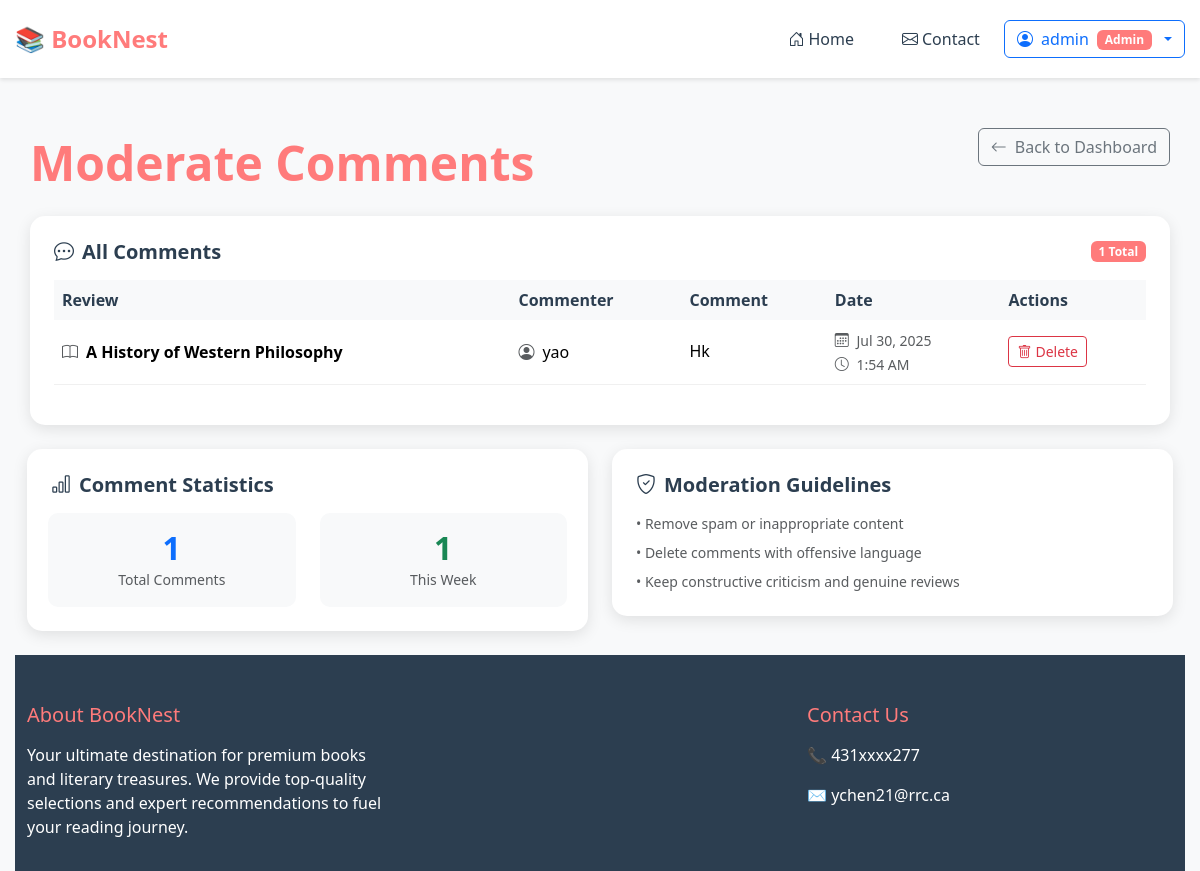
Page /comment_moderate.php (signed in) on the committed database.
### tables this page shows
CREATE TABLE `comments` (
  `id` int(11) NOT NULL,
  `review_id` int(11) DEFAULT NULL,
  `commenter_name` varchar(100) DEFAULT NULL,
  `comment` text NOT NULL,
  `created_at` timestamp NOT NULL DEFAULT current_timestamp()
);

CREATE TABLE `reviews` (
  `id` int(11) NOT NULL,
  `title` varchar(255) NOT NULL,
  `content` text NOT NULL,
  `image_path` varchar(255) DEFAULT NULL,
  `category_id` int(11) DEFAULT NULL,
  `user_id` int(11) DEFAULT NULL,
  `created_at` timestamp NOT NULL DEFAULT current_timestamp(),
  `updated_at` timestamp NOT NULL DEFAULT current_timestamp() ON UPDATE current_timestamp()
);

### comment_moderate.php (the view, shortened to what this page needs)
<?php
require 'includes/db.php';
$stmt = $pdo->query("SELECT comments.id, comments.commenter_name, comments.comment, comments.created_at, reviews.title
                     FROM comments
                     JOIN reviews ON comments.review_id = reviews.id
                     ORDER BY comments.created_at DESC");
$comments = $stmt->fetchAll();
?>
<?php include 'header.php'; ?>
<div class="container mt-4">
    <div class="d-flex justify-content-between align-items-center mb-4">
        <h1 class="page-title mb-0">Moderate Comments</h1>
        <a href="dashboard.php" class="btn btn-outline-secondary">
            <i class="bi bi-arrow-left me-2"></i>Back to Dashboard
        </a>
    </div>
    <div class="dashboard-card">
        <div class="dashboard-card-body">
            <div class="d-flex justify-content-between align-items-center mb-3">
                <h5 class="card-title mb-0">
                    <i class="bi bi-chat-dots me-2"></i>All Comments
                </h5>
                <span class="badge bg-primary"><?= count($comments) ?> Total</span>
            </div>
            <?php if (empty($comments)): ?>
                <div class="text-center py-5">
                    <i class="bi bi-chat-dots display-1 text-muted"></i>
                    <h4 class="mt-3">No Comments Yet</h4>
                    <p class="text-muted">Comments from readers will appear here for moderation.</p>
                </div>
            <?php else: ?>
                <div class="table-responsive">
                    <table class="table table-hover">
                        <thead class="table-light">
                            <tr>
                                <th>Review</th>
                                <th>Commenter</th>
                                <th>Comment</th>
                                <th>Date</th>
                                <th>Actions</th>
                            </tr>
                        </thead>
                        <tbody>
                            <?php foreach ($comments as $c): ?>
                            <tr>
                                <td>
                                    <div class="review-title-cell">
                                        <i class="bi bi-book me-2 text-muted"></i>
                                        <strong><?= htmlspecialchars($c['title']) ?></strong>
                                    </div>
                                </td>
                                <td>
                                    <div class="commenter-cell">
                                        <i class="bi bi-person-circle me-2 text-muted"></i>
                                        <?= htmlspecialchars($c['commenter_name']) ?>
                                    </div>
                                </td>
                                <td>
                                    <div class="comment-content">
                                        <?= htmlspecialchars(substr($c['comment'], 0, 100)) ?>
                                    </div>
                                </td>
                                <td>
                                    <small class="text-muted">
                                        <i class="bi bi-calendar3 me-1"></i>
                                        <?= date('M j, Y', strtotime($c['created_at'])) ?>
                                        <br>
                                        <i class="bi bi-clock me-1"></i>
                                        <?= date('g:i A', strtotime($c['created_at'])) ?>
                                    </small>
                                </td>
                                <td>
                                    <?php if ($userRole === 'admin'): ?>
                                        <a href="?delete=<?= $c['id'] ?>"
                                           class="btn btn-outline-danger btn-sm"
                                           onclick="return confirm('Are you sure you want to delete this comment?');">
                                            <i class="bi bi-trash me-1"></i>Delete
                                        </a>
                                    <?php else: ?>
                                        <span class="text-muted small">Admin only</span>
                                    <?php endif; ?>
                                </td>
                            </tr>
                            <?php endforeach; ?>
                        </tbody>
                    </table>
                </div>
            <?php endif; ?>
        </div>
    </div>
    <div class="row mt-4">
        <div class="col-md-6">
            <div class="dashboard-card">
                <div class="dashboard-card-body">
                    <h5 class="card-title mb-3">
                        <i class="bi bi-bar-chart me-2"></i>Comment Statistics
                    </h5>
                    <div class="row">
                        <div class="col-6">
                            <div class="stat-item">
                                <h3 class="text-primary mb-0"><?= count($comments) ?></h3>
                                <small class="text-muted">Total Comments</small>
                            </div>
                        </div>
                        <div class="col-6">
                            <div class="stat-item">
                                <?php
                                $recentComments = array_filter($comments, function($c) {
                                    return strtotime($c['created_at']) > strtotime('-7 days');
                                });
                                ?>
                                <h3 class="text-success mb-0"><?= count($recentComments) ?></h3>
                                <small class="text-muted">This Week</small>
                            </div>
                        </div>
                    </div>
                </div>
            </div>
        </div>
        <div class="col-md-6">
            <div class="dashboard-card">
                <div class="dashboard-card-body">
                    <h5 class="card-title mb-3">
                        <i class="bi bi-shield-check me-2"></i>Moderation Guidelines
                    </h5>
                    <div class="small text-muted">
                        <p class="mb-2">• Remove spam or inappropriate content</p>
                        <p class="mb-2">• Delete comments with offensive language</p>
                        <p class="mb-0">• Keep constructive criticism and genuine reviews</p>
                    </div>
                </div>
            </div>
        </div>
    </div>
</div>
<?php include 'footer.php'; ?>

### styles.css (style rules this page uses)
:root { --coral: #FF7B7B; --coral-light: #FFB5B5; --dark-blue: #2C3E50; --light-gray: #F8F9FA; }
html, body { height: 100%; margin: 0; padding: 0; overflow-x: hidden; max-width: 100vw; }
body { font-family: 'Segoe UI', Tahoma, Geneva, Verdana, sans-serif; background-color: var(--light-gray); display: flex; flex-direction: column; min-height: 100vh; box-sizing: border-box; }
.container, .container-fluid { max-width: 100%; box-sizing: border-box; padding-left: 15px; padding-right: 15px; }
.row { margin-left: -15px; margin-right: -15px; max-width: calc(100% + 30px); }
.page-title { color: var(--coral); font-size: 3rem; font-weight: bold; text-align: center; margin: 2rem 0; }

### comment_moderate.php (style rules this page uses)
.dashboard-card { background: white; border-radius: 15px; overflow: hidden; box-shadow: 0 4px 15px rgba(0,0,0,0.1); margin-bottom: 1.5rem; }
.dashboard-card-body { padding: 1.5rem; }
.card-title { color: var(--dark-blue); font-weight: bold; display: flex; align-items: center; }
.table th { background-color: var(--light-gray); color: var(--dark-blue); font-weight: 600; border: none; }
.table td { vertical-align: middle; border-color: #f0f0f0; }
.review-title-cell, .commenter-cell { display: flex; align-items: center; }
.comment-content { max-width: 300px; line-height: 1.4; }
.badge { background-color: var(--coral) !important; }
.stat-item { text-align: center; padding: 1rem; background-color: var(--light-gray); border-radius: 10px; }
.stat-item h3 { font-size: 2rem; font-weight: bold; }

### rows in the picture
comments: review.title "A History of Western Philosophy", commenter_name "yao", comment "Hk", created_at "Jul 30, 2025", created_at "1:54 AM", created_at "1"

### other values in the picture
$userName "admin"
$userRole "Admin"
count($comments) "1"
